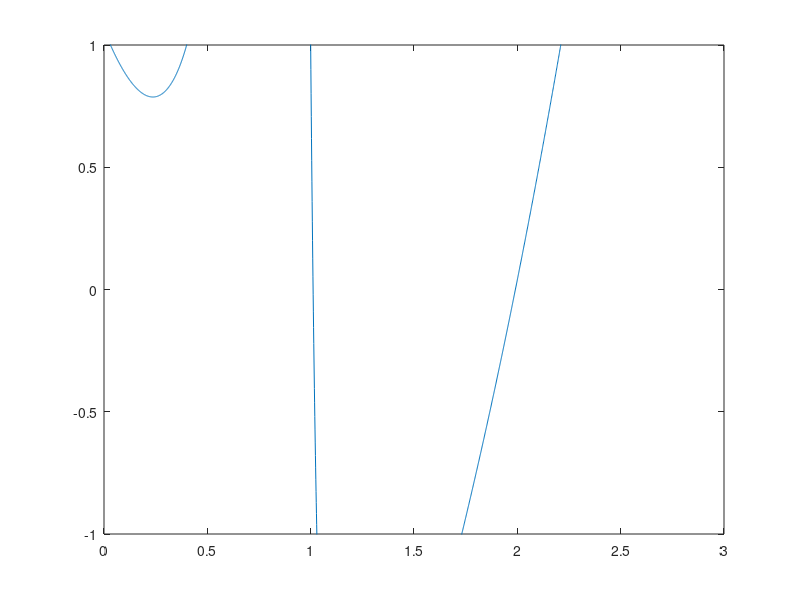

The MATLAB source for this figure:
function TearingEX
xx1 = [0:0.001:3]; %#ok<NBRAK2>
for i = 1:length(xx1)
    yy(i)=gx(xx1(i));
end
plot(xx1, yy)
ylim([-1,1])

options=optimset('Display', 'off');
sol1_range=[0.8,1.2];
x1_sol1=fzero(@gx, sol1_range, options);
sol2_range=[1.8,2.2];
x1_sol2=fzero(@gx, sol2_range, options);

xx1 = x1_sol1;
[x23_sol1,~]=fsolve(@fx2,[1,1],options);
fprintf('Solution 1: x1 = %2.3f, x2 = %2.3f, x3 = %2.3f\n\n', x1_sol1, x23_sol1(1), x23_sol1(2))

xx1 = x1_sol2;
[x23_sol2,~]=fsolve(@fx2,[1,1],options);
fprintf('Solution 2: x1 = %2.3f, x2 = %2.3f, x3 = %2.3f\n\n', x1_sol2, x23_sol2(1), x23_sol2(2))


    function ff=fx2(z)
        % z(1) is x2, z(2) is x3
        x2 = z(1); x3 = z(2);
        ff(1,1)=xx1+2*x2-x3-2;
        ff(2,1)=xx1*x2+4*xx1*x3-4*x3+1;
    end

    function f2=gx(x1)
        options=optimset('Display', 'off');
        [x_sol,~] = fsolve(@fx,[0,0], options);
        xx2 = x_sol(1); xx3 = x_sol(2);
        f2=x1^2+4*xx2^2-4;

        function ff=fx(z)
            % z(1) is x2, z(2) is x3
            x2 = z(1); x3 = z(2);
            ff(1,1)=x1+2*x2-x3-2;
            ff(2,1)=x1*x2+4*x1*x3-4*x3+1;
        end
    end
end